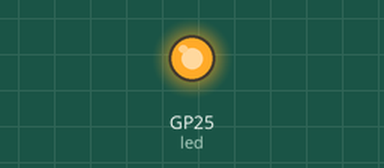
Recording of a program running on a simulated Raspberry Pi Pico running MicroPython. On the bench: output pins drawn as LEDs (lit = HIGH).

Above: at 0.2 s.
At 22.0 s:
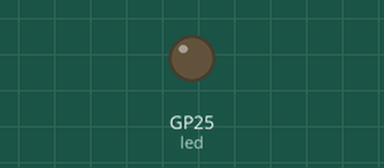
Timing chart, 0 to 24.1 s (numbered marks = the images above):
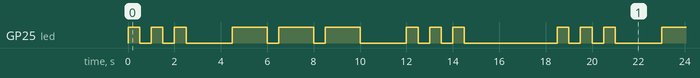

Measured:
- by itself, GP25 (led): repeats every 18.5 s: 2 × (LOW 0.50 s, HIGH 0.50 s), LOW 2.0 s, 2 × (HIGH 1.5 s, LOW 0.50 s), HIGH 1.5 s, LOW 2.0 s, 2 × (HIGH 0.50 s, LOW 0.50 s), HIGH 0.50 s, LOW 4.0 s, HIGH 0.50 s
- by itself, everything shown: repeats every 18.5 s, in 18 steps

The program:

sos.py
```python
from machine import Pin
import time

# Initialize the LED
led = Pin("LED", Pin.OUT)

# Define Morse code timings
DIT_DURATION = 500        # short blink duration (ms)
DAH_DURATION = 1500       # long blink duration (ms)
CHARACTER_BREAK = 500     # break between blinks (ms)
LETTER_BREAK = 1500       # break between letters (ms)
MESSAGE_BREAK = 3500      # break between repetitions of SOS (ms)

# Function to blink LED for given duration
def blink(duration):
    led.on()
    time.sleep_ms(duration)
    led.off()
    time.sleep_ms(CHARACTER_BREAK)

# Morse code for "S": "..."
def morse_S():
    for _ in range(3):
        blink(DIT_DURATION)

# Morse code for "O": "---"
def morse_O():
    for _ in range(3):
        blink(DAH_DURATION)

# Infinite loop to send SOS in Morse code
while True:
    morse_S()
    time.sleep_ms(LETTER_BREAK)
    morse_O()
    time.sleep_ms(LETTER_BREAK)
    morse_S()
    time.sleep_ms(MESSAGE_BREAK)
```
